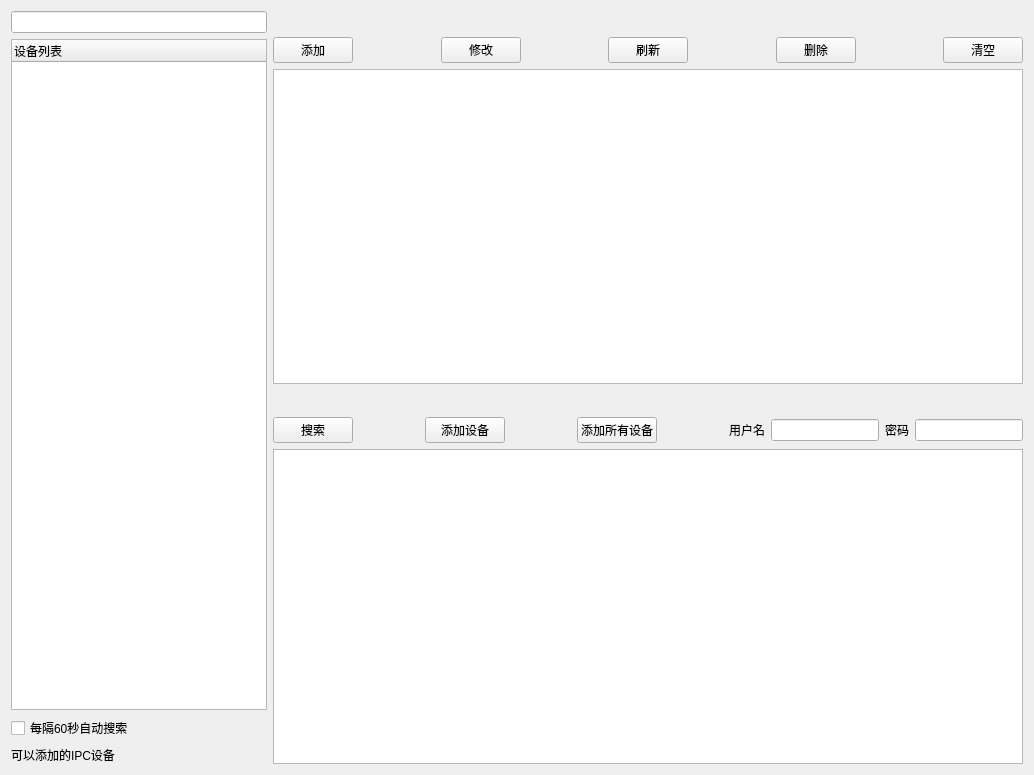
<?xml version="1.0" encoding="UTF-8"?>
<ui version="4.0">
 <class>equimentMgt</class>
 <widget class="QWidget" name="equimentMgt">
  <property name="geometry">
   <rect>
    <x>0</x>
    <y>0</y>
    <width>1034</width>
    <height>775</height>
   </rect>
  </property>
  <property name="minimumSize">
   <size>
    <width>854</width>
    <height>522</height>
   </size>
  </property>
  <property name="windowTitle">
   <string>equimentMgt</string>
  </property>
  <property name="styleSheet">
   <string notr="true"/>
  </property>
  <layout class="QGridLayout" name="gridLayout_2">
   <item row="0" column="0" rowspan="6">
    <widget class="QWidget" name="widget" native="true">
     <layout class="QGridLayout" name="gridLayout">
      <property name="leftMargin">
       <number>0</number>
      </property>
      <property name="topMargin">
       <number>0</number>
      </property>
      <property name="rightMargin">
       <number>0</number>
      </property>
      <property name="bottomMargin">
       <number>0</number>
      </property>
      <item row="1" column="0" colspan="2">
       <layout class="QVBoxLayout" name="verticalLayout">
        <item>
         <widget class="QTreeWidget" name="treeWidget">
          <property name="sizePolicy">
           <sizepolicy hsizetype="Preferred" vsizetype="Expanding">
            <horstretch>0</horstretch>
            <verstretch>0</verstretch>
           </sizepolicy>
          </property>
          <property name="maximumSize">
           <size>
            <width>350</width>
            <height>16777215</height>
           </size>
          </property>
          <column>
           <property name="text">
            <string>设备列表</string>
           </property>
          </column>
         </widget>
        </item>
        <item>
         <widget class="QCheckBox" name="checkBox">
          <property name="text">
           <string>每隔60秒自动搜索</string>
          </property>
         </widget>
        </item>
        <item>
         <widget class="QLabel" name="label_Display">
          <property name="maximumSize">
           <size>
            <width>400</width>
            <height>30</height>
           </size>
          </property>
          <property name="text">
           <string>可以添加的IPC设备</string>
          </property>
         </widget>
        </item>
       </layout>
      </item>
      <item row="0" column="0" colspan="2">
       <widget class="QLineEdit" name="lineEdit_Search">
        <property name="sizePolicy">
         <sizepolicy hsizetype="Preferred" vsizetype="Preferred">
          <horstretch>0</horstretch>
          <verstretch>0</verstretch>
         </sizepolicy>
        </property>
        <property name="maximumSize">
         <size>
          <width>300</width>
          <height>16777215</height>
         </size>
        </property>
       </widget>
      </item>
     </layout>
    </widget>
   </item>
   <item row="0" column="1">
    <widget class="QLabel" name="label_manage">
     <property name="frameShape">
      <enum>QFrame::NoFrame</enum>
     </property>
     <property name="text">
      <string/>
     </property>
    </widget>
   </item>
   <item row="1" column="1" colspan="3">
    <layout class="QHBoxLayout" name="horizontalLayout">
     <item>
      <widget class="QPushButton" name="btnaddEq">
       <property name="text">
        <string>添加</string>
       </property>
       <property name="icon">
        <iconset>
         <normaloff>:/res/SoftIcon/add.png</normaloff>:/res/SoftIcon/add.png</iconset>
       </property>
       <property name="iconSize">
        <size>
         <width>20</width>
         <height>20</height>
        </size>
       </property>
      </widget>
     </item>
     <item>
      <spacer name="horizontalSpacer">
       <property name="orientation">
        <enum>Qt::Horizontal</enum>
       </property>
       <property name="sizeHint" stdset="0">
        <size>
         <width>40</width>
         <height>20</height>
        </size>
       </property>
      </spacer>
     </item>
     <item>
      <widget class="QPushButton" name="btnModify">
       <property name="text">
        <string>修改</string>
       </property>
       <property name="icon">
        <iconset>
         <normaloff>:/res/SoftIcon/mod.png</normaloff>:/res/SoftIcon/mod.png</iconset>
       </property>
       <property name="iconSize">
        <size>
         <width>20</width>
         <height>20</height>
        </size>
       </property>
      </widget>
     </item>
     <item>
      <spacer name="horizontalSpacer_2">
       <property name="orientation">
        <enum>Qt::Horizontal</enum>
       </property>
       <property name="sizeHint" stdset="0">
        <size>
         <width>40</width>
         <height>20</height>
        </size>
       </property>
      </spacer>
     </item>
     <item>
      <widget class="QPushButton" name="btnRefresh">
       <property name="text">
        <string>刷新</string>
       </property>
       <property name="icon">
        <iconset>
         <normaloff>:/res/SoftIcon/Refresh.png</normaloff>:/res/SoftIcon/Refresh.png</iconset>
       </property>
       <property name="iconSize">
        <size>
         <width>20</width>
         <height>20</height>
        </size>
       </property>
      </widget>
     </item>
     <item>
      <spacer name="horizontalSpacer_4">
       <property name="orientation">
        <enum>Qt::Horizontal</enum>
       </property>
       <property name="sizeHint" stdset="0">
        <size>
         <width>40</width>
         <height>20</height>
        </size>
       </property>
      </spacer>
     </item>
     <item>
      <widget class="QPushButton" name="btnDel">
       <property name="text">
        <string>删除</string>
       </property>
       <property name="icon">
        <iconset>
         <normaloff>:/res/SoftIcon/Cancel.png</normaloff>:/res/SoftIcon/Cancel.png</iconset>
       </property>
       <property name="iconSize">
        <size>
         <width>20</width>
         <height>20</height>
        </size>
       </property>
      </widget>
     </item>
     <item>
      <spacer name="horizontalSpacer_3">
       <property name="orientation">
        <enum>Qt::Horizontal</enum>
       </property>
       <property name="sizeHint" stdset="0">
        <size>
         <width>40</width>
         <height>20</height>
        </size>
       </property>
      </spacer>
     </item>
     <item>
      <widget class="QPushButton" name="btnClear">
       <property name="text">
        <string>清空</string>
       </property>
       <property name="icon">
        <iconset>
         <normaloff>:/res/SoftIcon/Clear.png</normaloff>:/res/SoftIcon/Clear.png</iconset>
       </property>
       <property name="iconSize">
        <size>
         <width>20</width>
         <height>20</height>
        </size>
       </property>
      </widget>
     </item>
    </layout>
   </item>
   <item row="3" column="1">
    <widget class="QLabel" name="label_Displayonline">
     <property name="sizePolicy">
      <sizepolicy hsizetype="Preferred" vsizetype="Preferred">
       <horstretch>0</horstretch>
       <verstretch>0</verstretch>
      </sizepolicy>
     </property>
     <property name="minimumSize">
      <size>
       <width>130</width>
       <height>0</height>
      </size>
     </property>
     <property name="maximumSize">
      <size>
       <width>16777215</width>
       <height>30</height>
      </size>
     </property>
     <property name="frameShape">
      <enum>QFrame::NoFrame</enum>
     </property>
     <property name="text">
      <string/>
     </property>
    </widget>
   </item>
   <item row="3" column="2" colspan="2">
    <spacer name="horizontalSpacer_7">
     <property name="orientation">
      <enum>Qt::Horizontal</enum>
     </property>
     <property name="sizeHint" stdset="0">
      <size>
       <width>452</width>
       <height>21</height>
      </size>
     </property>
    </spacer>
   </item>
   <item row="4" column="1" colspan="3">
    <layout class="QHBoxLayout" name="horizontalLayout_2">
     <item>
      <widget class="QPushButton" name="btnSearch">
       <property name="text">
        <string>搜索</string>
       </property>
       <property name="icon">
        <iconset>
         <normaloff>:/res/SoftIcon/search.png</normaloff>:/res/SoftIcon/search.png</iconset>
       </property>
       <property name="iconSize">
        <size>
         <width>20</width>
         <height>20</height>
        </size>
       </property>
      </widget>
     </item>
     <item>
      <spacer name="horizontalSpacer_5">
       <property name="orientation">
        <enum>Qt::Horizontal</enum>
       </property>
       <property name="sizeHint" stdset="0">
        <size>
         <width>21</width>
         <height>21</height>
        </size>
       </property>
      </spacer>
     </item>
     <item>
      <widget class="QPushButton" name="btnAdd">
       <property name="text">
        <string>添加设备</string>
       </property>
       <property name="icon">
        <iconset>
         <normaloff>:/res/SoftIcon/add.png</normaloff>:/res/SoftIcon/add.png</iconset>
       </property>
       <property name="iconSize">
        <size>
         <width>20</width>
         <height>20</height>
        </size>
       </property>
      </widget>
     </item>
     <item>
      <spacer name="horizontalSpacer_6">
       <property name="orientation">
        <enum>Qt::Horizontal</enum>
       </property>
       <property name="sizeHint" stdset="0">
        <size>
         <width>20</width>
         <height>21</height>
        </size>
       </property>
      </spacer>
     </item>
     <item>
      <widget class="QPushButton" name="btnAddall">
       <property name="text">
        <string>添加所有设备</string>
       </property>
       <property name="icon">
        <iconset>
         <normaloff>:/res/SoftIcon/AddAll.png</normaloff>:/res/SoftIcon/AddAll.png</iconset>
       </property>
       <property name="iconSize">
        <size>
         <width>20</width>
         <height>20</height>
        </size>
       </property>
      </widget>
     </item>
     <item>
      <spacer name="horizontalSpacer_8">
       <property name="orientation">
        <enum>Qt::Horizontal</enum>
       </property>
       <property name="sizeHint" stdset="0">
        <size>
         <width>21</width>
         <height>21</height>
        </size>
       </property>
      </spacer>
     </item>
     <item>
      <widget class="QLabel" name="label_4">
       <property name="text">
        <string>用户名</string>
       </property>
      </widget>
     </item>
     <item>
      <widget class="QLineEdit" name="lineEdit_Usr"/>
     </item>
     <item>
      <widget class="QLabel" name="label_5">
       <property name="text">
        <string>密码</string>
       </property>
      </widget>
     </item>
     <item>
      <widget class="QLineEdit" name="lineEdit_Pwd"/>
     </item>
    </layout>
   </item>
   <item row="2" column="1" colspan="3">
    <widget class="QTableView" name="tableView_manage"/>
   </item>
   <item row="5" column="1" colspan="3">
    <widget class="QTableWidget" name="tableWidget_Eq"/>
   </item>
   <item row="0" column="2">
    <spacer name="horizontalSpacer_9">
     <property name="orientation">
      <enum>Qt::Horizontal</enum>
     </property>
     <property name="sizeHint" stdset="0">
      <size>
       <width>40</width>
       <height>20</height>
      </size>
     </property>
    </spacer>
   </item>
  </layout>
 </widget>
 <layoutdefault spacing="6" margin="11"/>
 <resources>
  <include location="../res.qrc"/>
 </resources>
 <connections/>
</ui>
